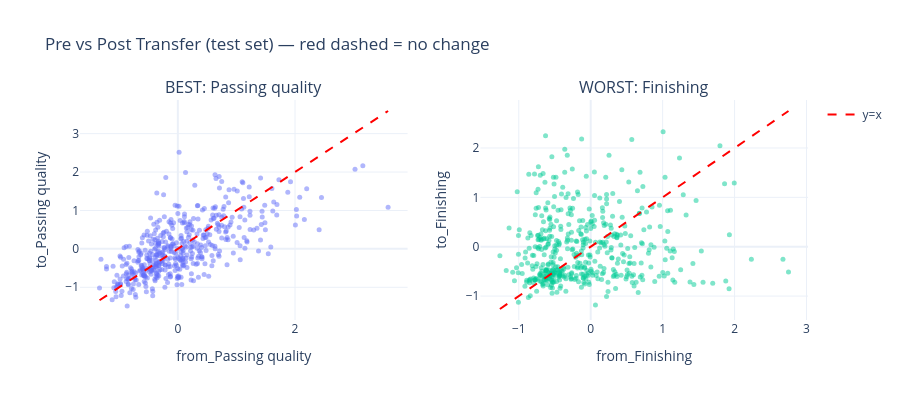

The code cell stored with this chart in its notebook:
### Markdown cell above
### Scatter: Best vs Worst Quality

### Code cell
from plotly.subplots import make_subplots

fig = make_subplots(rows=1, cols=2, subplot_titles=[f"BEST: {best_q}", f"WORST: {worst_q}"])

for i, q in enumerate([best_q, worst_q], 1):
    fig.add_trace(go.Scatter(
        x=test[f"from_{q}"], y=test[f"to_{q}"], mode="markers",
        marker=dict(size=5, opacity=0.5), name=q, showlegend=False
    ), row=1, col=i)
    # Add y=x line
    mn, mx = test[f"from_{q}"].min(), test[f"from_{q}"].max()
    fig.add_trace(go.Scatter(x=[mn, mx], y=[mn, mx], mode="lines",
        line=dict(dash="dash", color="red"), name="y=x", showlegend=(i==1)
    ), row=1, col=i)
    fig.update_xaxes(title_text=f"from_{q}", row=1, col=i)
    fig.update_yaxes(title_text=f"to_{q}", row=1, col=i)

fig.update_layout(height=400, template="plotly_white",
    title="Pre vs Post Transfer (test set) — red dashed = no change")
fig.show()

### Figure 1 — Plotly figure (JSON) as saved in the notebook; plotly's stock layout.template omitted (floating-point values rounded to 4 significant figures; data arrays with more than 128 entries replaced by an {"elided": "..."} marker saying what was removed)
{"data": [{"marker": {"opacity": 0.5, "size": 5}, "mode": "markers", "name": "Passing quality", "showlegend": false, "type": "scatter", "x": {"elided": "467 float values"}, "xaxis": "x", "y": {"elided": "467 float values"}, "yaxis": "y"}, {"line": {"color": "red", "dash": "dash"}, "mode": "lines", "name": "y=x", "showlegend": true, "type": "scatter", "x": [-1.337, 3.589], "xaxis": "x", "y": [-1.337, 3.589], "yaxis": "y"}, {"marker": {"opacity": 0.5, "size": 5}, "mode": "markers", "name": "Finishing", "showlegend": false, "type": "scatter", "x": {"elided": "467 float values"}, "xaxis": "x2", "y": {"elided": "467 float values"}, "yaxis": "y2"}, {"line": {"color": "red", "dash": "dash"}, "mode": "lines", "name": "y=x", "showlegend": false, "type": "scatter", "x": [-1.262, 2.749], "xaxis": "x2", "y": [-1.262, 2.749], "yaxis": "y2"}], "layout": {"annotations": [{"font": {"size": 16}, "showarrow": false, "text": "BEST: Passing quality", "x": 0.225, "xanchor": "center", "xref": "paper", "y": 1, "yanchor": "bottom", "yref": "paper"}, {"font": {"size": 16}, "showarrow": false, "text": "WORST: Finishing", "x": 0.775, "xanchor": "center", "xref": "paper", "y": 1, "yanchor": "bottom", "yref": "paper"}], "height": 400, "title": {"text": "Pre vs Post Transfer (test set) — red dashed = no change"}, "xaxis": {"anchor": "y", "domain": [0, 0.45], "title": {"text": "from_Passing quality"}}, "xaxis2": {"anchor": "y2", "domain": [0.55, 1], "title": {"text": "from_Finishing"}}, "yaxis": {"anchor": "x", "domain": [0, 1], "title": {"text": "to_Passing quality"}}, "yaxis2": {"anchor": "x2", "domain": [0, 1], "title": {"text": "to_Finishing"}}}}
